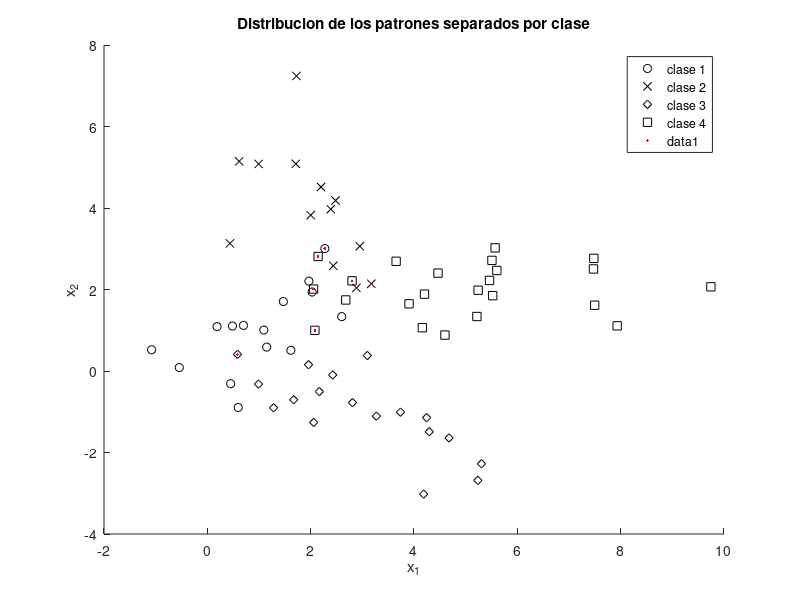
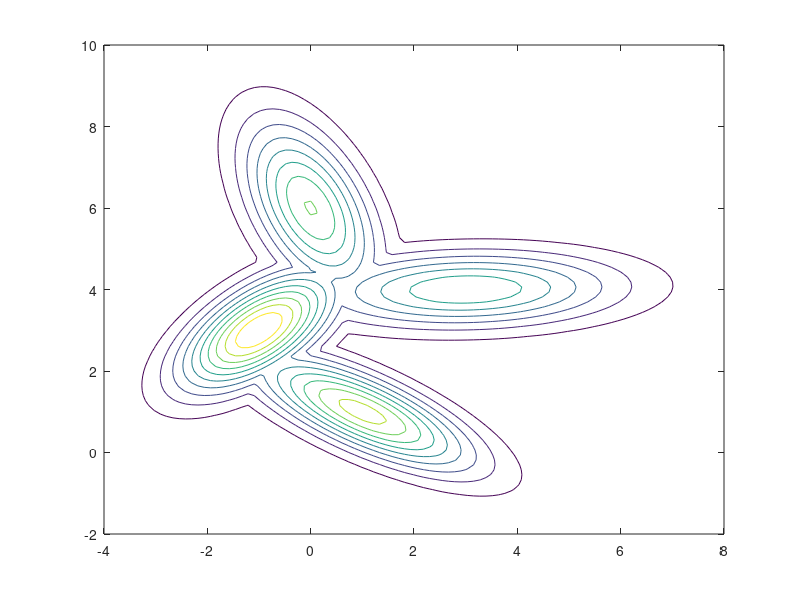

These figures' MATLAB source, in order:
%% Ejercicio 2
% Clasificación estadística de patrones.
%%
% 
% # Sea un clasificador geométrico lineal definido por:
% 
% * asdasd
% * asdas
% * asdasdfa
clc; close all; clear all;

% Genero la grilla
% N = 100
% x1 = linspace(-2,2,N);
% x2 = linspace(-2,2,N);
% for i = 1:N
%     for j = 1:N
%         g1(i,j) = - x1(i);
%         g2(i,j) =   x1(i) + x2(j) -1;
%         g3(i,j) =   x1(i) - x2(j) -1;
%     end
% end
% 
% hold on
% surf(x1,x2,g1)
% surf(x1,x2,g2)
% surf(x1,x2,g3)
% hold off

%%
% Cargo los datos (patrones con sus clases respectivas)
data = load('gaussDATA.txt', '-ascii');
x = data(:,1:2); % patrones
c = data(:,3);   % identificador de clase
N = length(c);   % cantidad de ejemplos

c1 = find(c== 1); % indices de clase 1
c2 = find(c== 2); % indices de clase 2
c3 = find(c== 3); % indices de clase 3
c4 = find(c== 4); % indices de clase 4


hold on
plot(x(c1,1), x(c1,2), 'ok')
plot(x(c2,1), x(c2,2), 'xk')
plot(x(c3,1), x(c3,2), 'dk')
plot(x(c4,1), x(c4,2), 'sk')
hold off

xlabel('x_1'); ylabel('x_2');
legend('clase 1','clase 2','clase 3','clase 4')
title('Distribucion de los patrones separados por clase')

%%
% Por la gráfica se deduce que deberán utilizarse gaussianas con media
% desconocida y covarianza no isotropica desconocida

% Estimación de los parámetros para cada clase
% medias
u1 = mean(x(c1,:));
u2 = mean(x(c2,:));
u3 = mean(x(c3,:));
u4 = mean(x(c4,:));
% matrices de covarianzas
sig1 = cov(x(c1,:));
sig2 = cov(x(c2,:));
sig3 = cov(x(c3,:));
sig4 = cov(x(c4,:));

cn = zeros(size(c));

for n = 1:N
    xn = x(n,:); % voy leyendo de a un dato
    
    % Calculo los valores de las funciones discriminantes para xn
    g1 = mvnpdf(xn, u1, sig1);
    g2 = mvnpdf(xn, u2, sig2);
    g3 = mvnpdf(xn, u3, sig3);
    g4 = mvnpdf(xn, u4, sig4);
    
    % Busco cual es la clase ganadora, asigno 0 si cae en la frontera
    if     g1 > max([g2 g3 g4])
        cn(n) = 1;
    elseif g2 > max([g1 g3 g4])
        cn(n) = 2;
    elseif g3 > max([g1 g2 g4])
        cn(n) = 3;
    elseif g4 > max([g1 g2 g3])
        cn(n) = 4;
    else 
        cn(n) = 0;
    end
end

% busco cuales patrones fueron confundidos al clasificar
cwrong = find(c-cn); % patrones mal identificados
cright = find((c-cn) == 0); % patrones identificados correctamente

fprintf('La tasa de aciertos es de %0.2f %%\n',100*nnz(cright)/N); 
% disp(['La tasa de aciertos es de ' num2str(100*nnz(cright)/N) '%'])

hold on
plot(x(cwrong,1), x(cwrong,2), '.r')
hold off


T = 100; % cantidad de patrones de testeo
xtest = zeros(T,2);
ctest = zeros(T,1);
cn = zeros(size(ctest));
for i=1:T
    ctest(i) = randi([1 4]);
    
    if     ctest(i) == 1
        xtest(i,:) = mvnrnd(u1,sig1);
    elseif ctest(i) == 2
        xtest(i,:) = mvnrnd(u2,sig2);
    elseif ctest(i) == 3
        xtest(i,:) = mvnrnd(u3,sig3);
    elseif ctest(i) == 4
        xtest(i,:) = mvnrnd(u4,sig4);
    end
    
    % Calculo los valores de las funciones discriminantes para xn
    g1 = mvnpdf(xtest(i,:), u1, sig1);
    g2 = mvnpdf(xtest(i,:), u2, sig2);
    g3 = mvnpdf(xtest(i,:), u3, sig3);
    g4 = mvnpdf(xtest(i,:), u4, sig4);
    
    % Busco cual es la clase ganadora, asigno 0 si cae en la frontera
    if     g1 > max([g2 g3 g4])
        cn(i) = 1;
    elseif g2 > max([g1 g3 g4])
        cn(i) = 2;
    elseif g3 > max([g1 g2 g4])
        cn(i) = 3;
    elseif g4 > max([g1 g2 g3])
        cn(i) = 4;
    else 
        cn(n) = 0;
    end
end


c1 = find(ctest== 1); % indices de clase 1
c2 = find(ctest== 2); % indices de clase 2
c3 = find(ctest== 3); % indices de clase 3
c4 = find(ctest== 4); % indices de clase 4


figure
hold on
plot(xtest(c1,1), xtest(c1,2), 'ok')
plot(xtest(c2,1), xtest(c2,2), 'xk')
plot(xtest(c3,1), xtest(c3,2), 'dk')
plot(xtest(c4,1), xtest(c4,2), 'sk')
hold off

xlabel('x_1'); ylabel('x_2');
legend('clase 1','clase 2','clase 3','clase 4')
title('Distribucion de los patrones de testeo separados por clase')


% busco cuales patrones fueron confundidos al clasificar
cwrong = find(ctest-cn); % patrones mal identificados
cright = find((ctest-cn) == 0); % patrones identificados correctamente

fprintf('En testeo, la tasa de aciertos es de %0.2f %%\n',100*nnz(cright)/T); 
% disp(['La tasa de aciertos es de ' num2str(100*nnz(cright)/N) '%'])

hold on
plot(xtest(cwrong,1), xtest(cwrong,2), '.r')
hold off


x1 = linspace(-2,10);
x2 = linspace(-4,8);
[X1,X2] = meshgrid(x1,x2);
for i = 1:100
    for j = 1:100
        xn = [x1(i) x2(j)];
        gtest1(i,j) = mvnpdf(xn, u1, sig1);
        gtest2(i,j) = mvnpdf(xn, u2, sig2);
        gtest3(i,j) = mvnpdf(xn, u3, sig3);
        gtest4(i,j) = mvnpdf(xn, u4, sig4);
    end
end

maxgtest = cat(3, gtest1, gtest2, gtest3, gtest4);


contour(X2,X1,max(maxgtest,[],3))
% Z = mvnpdf([xtest(i,:), u1, sig1);
%     g2 = mvnpdf(xtest(i,:), u2, sig2);
%     g3 = mvnpdf(xtest(i,:), u3, sig3);
%     g4 = mvnpdf(xtest(i,:), u4, sig4);sin(X)+cos(Y);
% % 
% figure
% contour(X,Y,Z)
